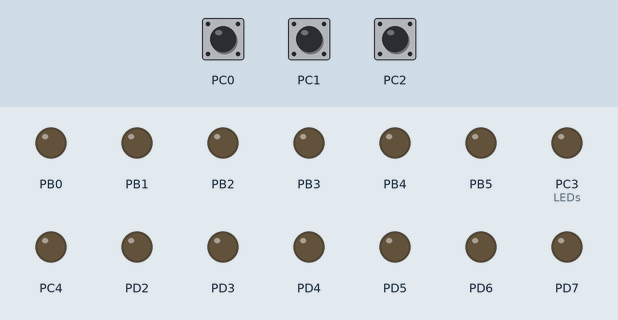
Bench run of a program on a simulated ATmega328P, built with avr-gcc and emulated at 16 MHz. On the bench: output pins drawn as LEDs (lit = HIGH). Dashed ring = blinking. The test bench sets the inputs (shaded band); at power-on: PC0 HIGH, PC1 HIGH, PC2 HIGH.

Above: at 1.2 s.
1.3 s: PC0 pulled LOW for 0.15 s
At 5.9 s:
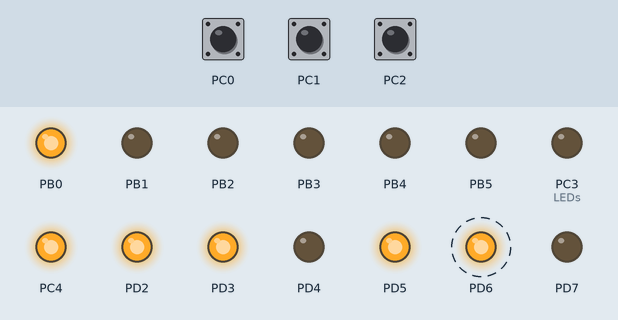
7.4 s: PC1 pulled LOW for 3.2 s
12.1 s: PC2 pulled LOW for 0.15 s
At 13.0 s:
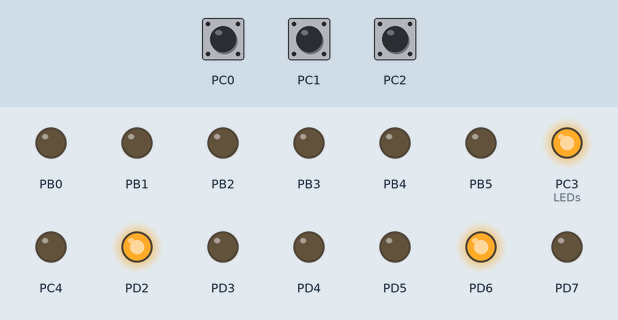
13.8 s: PC1 pulled LOW for 0.15 s
At 14.3 s:
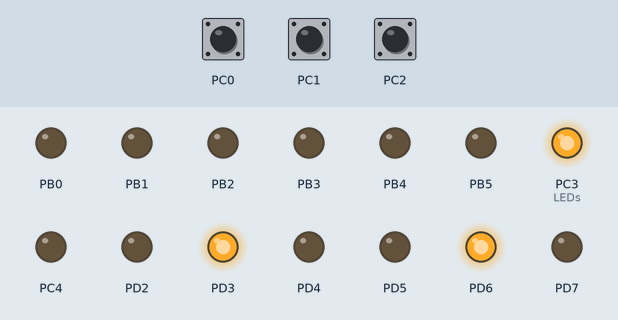
15.5 s: PC0 pulled LOW for 1 s
At 16.0 s:
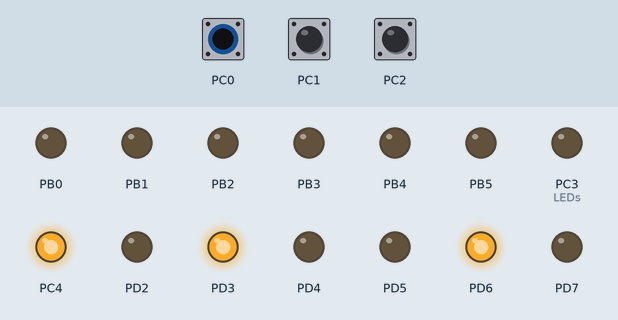
Timing chart, 0 to 19.5 s (numbered marks = the images above; inputs shaded):
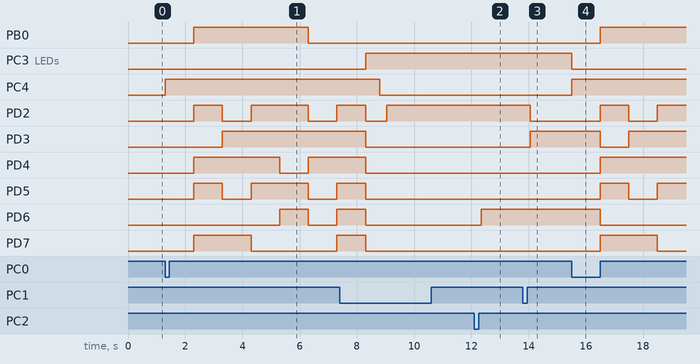

The program:

main.c
```c
/* Universidad del Valle de Guatemala
Electrónica Digital 2
Lab1.c
Autor: Alejandra Cardona
Hardware: ATMEGA328P
Creado: 28/01/2025
Ultima modificacion: 28/01/2025

****************************************************************** */

// LIBRERIAS

#define F_CPU 16000000 //Frecuencia en la que opera el sistema - 16 MHz

#include <avr/io.h>
#include <stdint.h>
#include <avr/interrupt.h>
#include <util/delay.h>
#include "Display7Seg/Display7Seg.h"


//Variable Formato: Tipo nombre = Valor

//No lee otras entradas del boton mientras boton 1 este activo
volatile uint8_t interrupcion_btn1 = 0; // Variable de estado

//Variables: Display Hexadecimal
int valueInicio = 0;

//Variables: Contador 4 bits
uint8_t contador4bits_p1 = 0;  //Contador de 4 bits en 0 - Jugador 1
uint8_t contador4bits_p2 = 0;  //Contador de 4 bits en 0 - Jugador 2
uint8_t finalizador = 0;  //Al comparar el estado de los contadores, si uno ha llegado ha ganado

//******************************************************************

void setup(void);

int main(void){ //Funcion main

	setup();

	//LOOP
	while (1){


	}

}

void setup(void){ //Se utiliza void cuando no se emplean par?metros

	cli(); //Deshabilita interrupciones

	UCSR0B = 0; //Deshabilita RX y TX

	// Puerto D como salidas
	DDRD = 0xFF;
	PORTD = 0;

	// Puerto B como salidas
	DDRB = 0xFF;
	PORTB = 0;

	//Pines PC3 y PC4 como salidas
	DDRC |= (1 << PC3) | (1 << PC4);
	PORTC &= ~((1 << PC3) | (1 << PC4));


	//Pines PC0, PC1 y PC2 como entradas
	DDRC &= ~(1 << PINC0) | ~(1 << PINC1) | ~(1 << PINC2);
	PORTC |= (1 << PINC0) | (1 << PINC1) | (1 << PINC2);


	// Interrupcion del contador 4 bits
	PCICR |= (1<<PCIE1); // PCIE0 para puerto C de 7:0
	PCMSK1 |= ((1<<PCINT8)|(1<<PCINT9)|(1<<PCINT10)); // Habilita la interrupcion en el puerto C -- PCMSK1 corresponde al puerto C de pines 7:0

	sei(); // Habilita las interrupciones

}

//Interrupciones


ISR(PCINT1_vect){

	if (!(PINC & (1 << PINC0))) {
		 if (interrupcion_btn1) return; // Si ya está activa, ignorar
		 if (finalizador == 1) return;  // Al acabar el juego sale de la interrupcion

		 interrupcion_btn1 = 1; // Bloquear otros botones

		 // Cuando boton 0 presionado:
		 valueInicio++;


		 		if (valueInicio==1)
		 		{
			 		//A3 (PC3) es LEDs y A4 (PC4) es display
			 		PORTC &= ~(1 << PC3); // Apaga el transistor (LEDs se apagan)
			 		PORTC |= (1 << PC4); //D12 - Enciende el transistor, activa el display
			 		_delay_ms(1000);

			 		displayNum(5);
			 		_delay_ms(1000);
			 		displayNum(4);
			 		_delay_ms(1000);
			 		displayNum(3);
			 		_delay_ms(1000);
			 		displayNum(2);
			 		_delay_ms(1000);
			 		displayNum(1);
			 		_delay_ms(1000);
			 		displayNum(0);
			 		_delay_ms(1000);

					 PORTD = 0;
					 PORTB = 0;
			 		PORTC |= (1 << PC3); //Enciende el transistor, desactiva el display
			 		_delay_ms(500);
					PORTC &= ~(1 << PC4); // Apaga el transistor
					contador4bits_p1=0;
					contador4bits_p2=0;
			 		valueInicio=0;

		 		}

		 // Duracion del proceso

		 interrupcion_btn1 = 0; // Liberar botones al terminar
	}
	    else if (!interrupcion_btn1) { // Si no está activa la exclusión y otro botón es presionado

		    if (!(PINC & (1 << PINC1))) {  // Botón 2 en PC1
			    if (finalizador == 0){
				// Aumenta contador del jugador 1
			    contador4bits_p1++;
				_delay_ms(250);

			    // Si el contador llega a 4
			    if (contador4bits_p1 >= 4) {
					finalizador = 1;

				    PORTD |= (1 << PD2) | (1 << PD3) | (1 << PD4) | (1 << PD5); // 1111
				    PORTD &= ~((1 << PD6) | (1 << PD7));
				    PORTB &= ~((1 << PB0) | (1 << PB1));

					_delay_ms(500);
					PORTC &= ~(1 << PC3); // Apaga el transistor (LEDs se apagan)
					PORTC |= (1 << PC4); //D12 - Enciende el transistor, activa el display
					displayNum(1);

					return;
			    }

			    switch (contador4bits_p1) {
				    case 1: PORTD |= (1 << PD2); PORTD &= ~((1 << PD3) | (1 << PD4)| (1 << PD5)); break;  // 0001
				    case 2: PORTD |= (1 << PD3); PORTD &= ~((1 << PD2) | (1 << PD4)| (1 << PD5)); break;  // 0010
				    case 3: PORTD |= (1 << PD4); PORTD &= ~((1 << PD3) | (1 << PD2)| (1 << PD5)); break;  // 0100
				    case 4: PORTD |= (1 << PD5); PORTD &= ~((1 << PD3) | (1 << PD4)| (1 << PD2)); break;  // 1000
			    }
		      }
			}

		    else if (!(PINC & (1 << PINC2))) { // Botón 3 en PC2

				if (finalizador == 0){

				// Aumenta contador del jugador 1
			    contador4bits_p2++;
			    _delay_ms(250);

			    // Si el contador llega a 4, finaliza el juego
			    if (contador4bits_p2 >= 4) { // 1111
					finalizador = 1;
				    PORTD |= (1 << PD6) | (1 << PD7);
				    PORTB |= (1 << PB0) | (1 << PB1);
				    PORTD &= ~((1 << PD2) | (1 << PD3) | (1 << PD4) | (1 << PD5));

					_delay_ms(500);
					PORTC &= ~(1 << PC3); // Apaga el transistor (LEDs se apagan)
					PORTC |= (1 << PC4); //D12 - Enciende el transistor, activa el display
					displayNum(2);
					return;

			    }

			    switch (contador4bits_p2) {
				    case 1: PORTD |= (1 << PD6); PORTD &= ~(1 << PD7); PORTB &= ~((1 << PB0) | (1 << PB1)); break;  // 0001
				    case 2: PORTD |= (1 << PD7);  PORTD &= ~(1 << PD6); PORTB &= ~((1 << PB0) | (1 << PB1)); break;  // 0010
				    case 3: PORTD &= ~((1 << PD6) | (1 << PD7)); PORTB |= (1 << PB0); PORTB &= ~(1 << PB1); break;  // 0100
				    case 4: PORTD &= ~((1 << PD6) | (1 << PD7)); PORTB |= (1 << PB1); PORTB &= ~(1 << PB0); break;  // 1000
				}
			  }
			}
	    }
    }
```

Display7Seg.c
```c
/*
 * Display7Seg.c
 *
 * Created: 1/30/2025 6:25:38 PM
 *  Author: Alejandra Cardona
 */
#include "Display7Seg.h"
#include <avr/io.h>

void displayNum(uint8_t simbolo){
	switch(simbolo){
		case 0: //Muestra 0 en el display de 7 segmentos
			PORTD = 0b11111100; // a, b, c, d, e, encendidos
			PORTB = 0b00000000; // g, pd apagados
			break;
		case 1: //Muestra 1 en el display de 7 segmentos
			PORTD = 0b00011000;
			PORTB = 0b00000000;
			break;
		case 2: //Muestra 2 en el display de 7 segmentos
			PORTD = 0b01101100;
			PORTB = 0b00000001;
			break;
		case 3: //Muestra 3 en el display de 7 segmentos
			PORTD = 0b00111100; // a, b, c, d encendidos
			PORTB = 0b00000001; // g encendido, f apagado
			break;
		case 4: //Muestra 4 en el display de 7 segmentos
			PORTD = 0b10011000; // b, c encendidos
			PORTB = 0b00000001; // g encendido, f apagado
			break;
		case 5: //Muestra 5 en el display de 7 segmentos
			PORTD = 0b10110100; // a, c, d, f encendidos
			PORTB = 0b00000001; // g encendido, f apagado
			break;
		case 6: //Muestra 6 en el display de 7 segmentos
			PORTD = 0b11110100;  // 10111110 -> a, c, d, e, f, g encendidos
			PORTB = 0b00000001;  // 00000000 -> dp apagado
			break;
		case 7: //Muestra 7 en el display de 7 segmentos
			PORTD = 0b00011100;  // 11100000 -> a, b, c encendidos
			PORTB = 0b00000000;  // 00000000 -> g apagado, dp apagado
			break;
		case 8: //Muestra 8 en el display de 7 segmentos
			PORTD = 0b11111100;  // 11111110 -> Todos los segmentos encendidos
			PORTB = 0b00000001;  // 00000000 -> dp apagado
			break;
		case 9: //Muestra 9 en el display de 7 segmentos
			PORTD = 0b10011100;  // 11110110 -> a, b, c, d, f, g encendidos
			PORTB = 0b00000001;  // 00000000 -> dp apagado
			break;
		  case 10:  //Muestra A en el display de 7 segmentos
			  PORTD = 0b11011100;  // 11101110 -> A
			  PORTB = 0b00000001;
			  break;
		  case 11:  //Muestra B en el display de 7 segmentos
			  PORTD = 0b11111100;  // 00111110 -> B
			  PORTB = 0b00000001;
			break;
		  case 12:  //Muestra C en el display de 7 segmentos
			  PORTD = 0b11100100;  // 10011100 -> C
			  PORTB = 0b00000000;
			  break;
		  case 13:  //Muestra D en el display de 7 segmentos
			  PORTD = 0b11111100;  // 01111010 -> D
			  PORTB = 0b00000000;
			  break;
		  case 14:  //Muestra E en el display de 7 segmentos
			  PORTD = 0b11100100;  // 10011110 -> E
			  PORTB = 0b00000001;
			  break;
		  case 15:  //Muestra F en el display de 7 segmentos
			  PORTD = 0b00011100;  // 10001110 -> F
			  PORTB = 0b00000001;
			  break;
			}
}
```

Display7Seg.h
```c
/*
 * Display7Seg.h
 *
 * Created: 1/30/2025 6:24:55 PM
 *  Author:  Alejandra Cardona
 */


#ifndef DISPLAY7SEG_H_
#define DISPLAY7SEG_H_

#include <stdint.h>

void displayNum(uint8_t simbolo);

#endif /* DISPLAY7SEG_H_ */
```

Measured:
- after the input at 1.3 s, PB0: LOW → HIGH after 1.0 s, → LOW 4.0 s later; PC4: LOW → HIGH at once; PD2, PD5: goes HIGH 1.0 s, LOW 1.0 s, HIGH 2.0 s, LOW 1.0 s, then HIGH, starting after 1.0 s; PD3: LOW → HIGH after 2.0 s; PD4: LOW → HIGH after 1.0 s, → LOW 3.0 s later, → HIGH 1.0 s later
- after the input at 12.1 s, PD6: LOW → HIGH after 0.25 s
- after the input at 13.8 s, PD2: HIGH → LOW after 0.25 s; PD3: LOW → HIGH after 0.25 s
- after the input at 15.5 s, PB0, PD4: LOW → HIGH after 1.0 s; PC3 (LEDs): HIGH → LOW at once; PC4: LOW → HIGH at once; PD2, PD5: LOW → HIGH after 1.0 s, → LOW 1.0 s later, → HIGH 1.0 s later; PD3: HIGH → LOW after 1.0 s, → HIGH 1.0 s later
